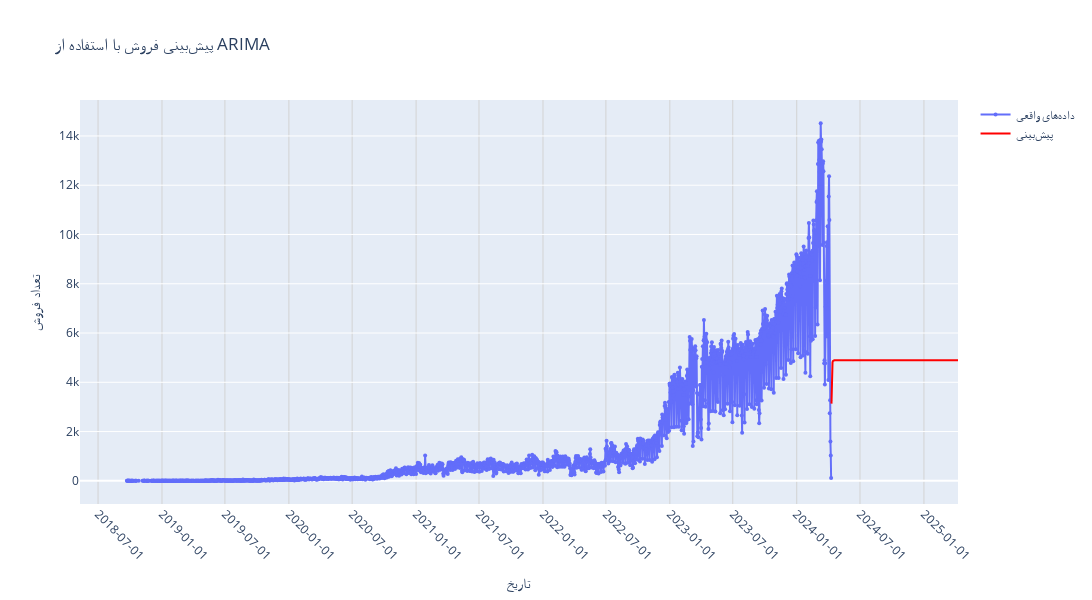

Here is the notebook cell this chart was saved with:
### Code cell
# رسم نمودار
fig = go.Figure()

# اضافه کردن دادههای واقعی
fig.add_trace(go.Scatter(
    x=daily_sales.index,
    y=daily_sales['sales_count'],
    name='دادههای واقعی',
    mode='lines+markers',
    marker=dict(size=4)
))

# اضافه کردن خط پیشبینی
fig.add_trace(go.Scatter(
    x=future_df.index,
    y=future_df['predicted_sales'],
    name='پیشبینی',
    mode='lines',
    line=dict(color='red')
))

# تنظیمات نمودار
fig.update_layout(
    title='پیشبینی فروش با استفاده از ARIMA',
    xaxis_title='تاریخ',
    yaxis_title='تعداد فروش',
    width=1200,
    height=600,
    showlegend=True,
    hovermode='x unified'
)

fig.update_xaxes(
    tickangle=45,
    tickformat='%Y-%m-%d',
    nticks=20,
    tickmode='auto',
    showgrid=True,
    gridcolor='lightgray'
)

fig.show()

### Figure 1 — Plotly figure (JSON) as saved in the notebook; plotly's stock layout.template omitted (floating-point values rounded to 4 significant figures; data arrays with more than 128 entries replaced by an {"elided": "..."} marker saying what was removed)
{"data": [{"marker": {"size": 4}, "mode": "lines+markers", "name": "دادههای واقعی", "type": "scatter", "x": {"elided": "2027 str values"}, "y": {"elided": "2027 float values"}}, {"line": {"color": "red"}, "mode": "lines", "name": "پیشبینی", "type": "scatter", "x": {"elided": "365 str values"}, "y": {"elided": "365 float values"}}], "layout": {"height": 600, "hovermode": "x unified", "showlegend": true, "title": {"text": "پیشبینی فروش با استفاده از ARIMA"}, "width": 1200, "xaxis": {"gridcolor": "lightgray", "nticks": 20, "showgrid": true, "tickangle": 45, "tickformat": "%Y-%m-%d", "tickmode": "auto", "title": {"text": "تاریخ"}}, "yaxis": {"title": {"text": "تعداد فروش"}}}}
